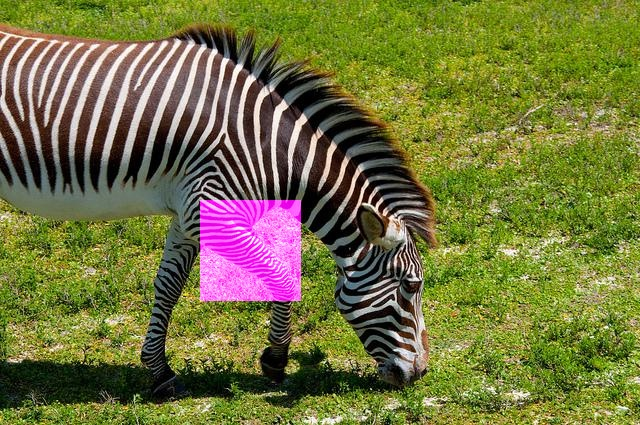
#> input picture python/MyTools/a.jpg, 640 x 425 px
$ jupyter execute '画透明框.ipynb'
#> lines starting #> are read from the running program, lines starting #| are printed output that depends on the picture; after the words box and inside, x2 and y2 are one past the last pixel; in counts of white or black regions, pixels touching at a corner belong together
[cell 1]
# 画个透明框，xyxy，color
# 将处理后的视频保存为output.avi文件
import cv2  # OpenCV
import numpy as np
# import matplotlib.pyplot as plt

def drawTransparentRectangle(file_path, save_path, x_min=1, y_min=1, x_max=100, y_max=100, color = (255,255,255), style = -1):
#> called with file_path = 'a.jpg', save_path = 'b.jpg', x_min = 1, y_min = 1, x_max = 100, y_max = 100, color = (255, 255, 255), style = -1
    img = cv2.imread(file_path)
#> img is the input picture: shape (425, 640, 3); mean B, G, R 62.7, 116.2, 115.3
    zeros = np.zeros((img.shape), dtype = np.uint8)
    cv2.rectangle(zeros, (x_min,y_min), (x_max, y_max), color, style)
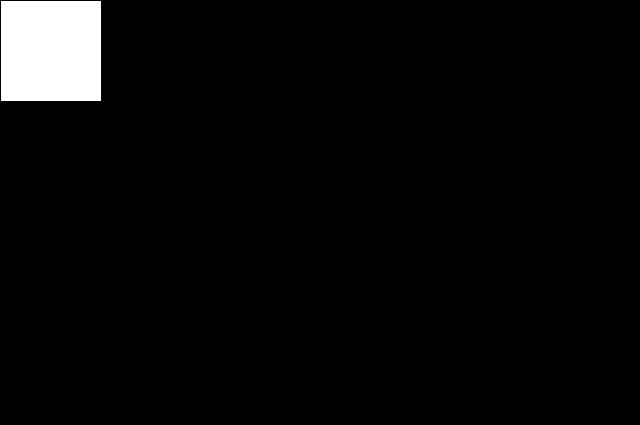
#> zeros: shape (425, 640, 3); 3.7% white; 1 white region, box (x1, y1, x2, y2) and area: (1, 1, 101, 101) 10000
    res = zeros*0.4 + img
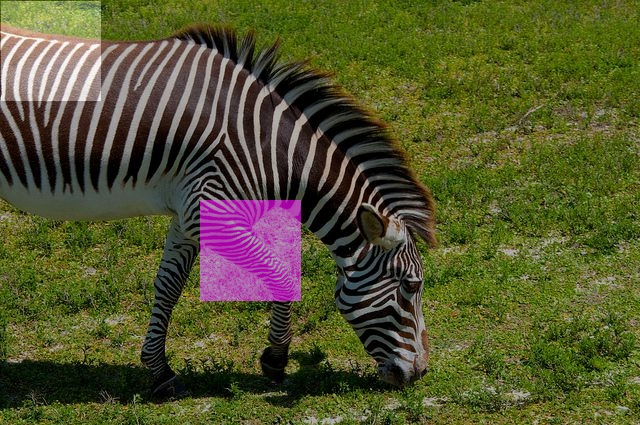
#> res: shape (425, 640, 3) float64; mean of channels 0, 1, 2 66.4, 120, 119; drawn with min black and max white
    print(type(res), res.shape)
#| <class 'numpy.ndarray'> (425, 640, 3)
    res[res>255] = 255
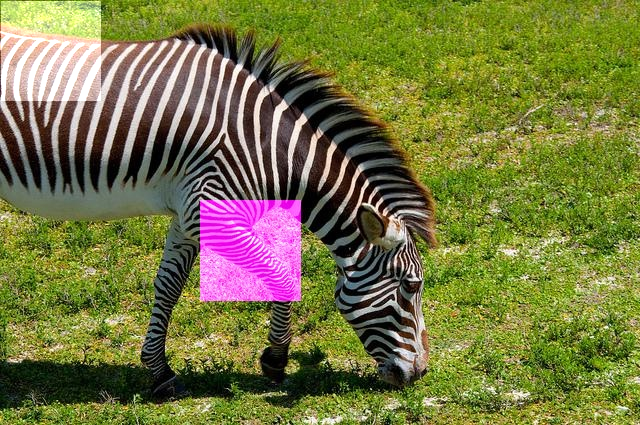
#> res: shape (425, 640, 3) float64; 1.51% of pixels changed, all inside (x1, y1, x2, y2) = (1, 1, 101, 101); drawn as B, G, R
    cv2.imwrite(save_path, res)
